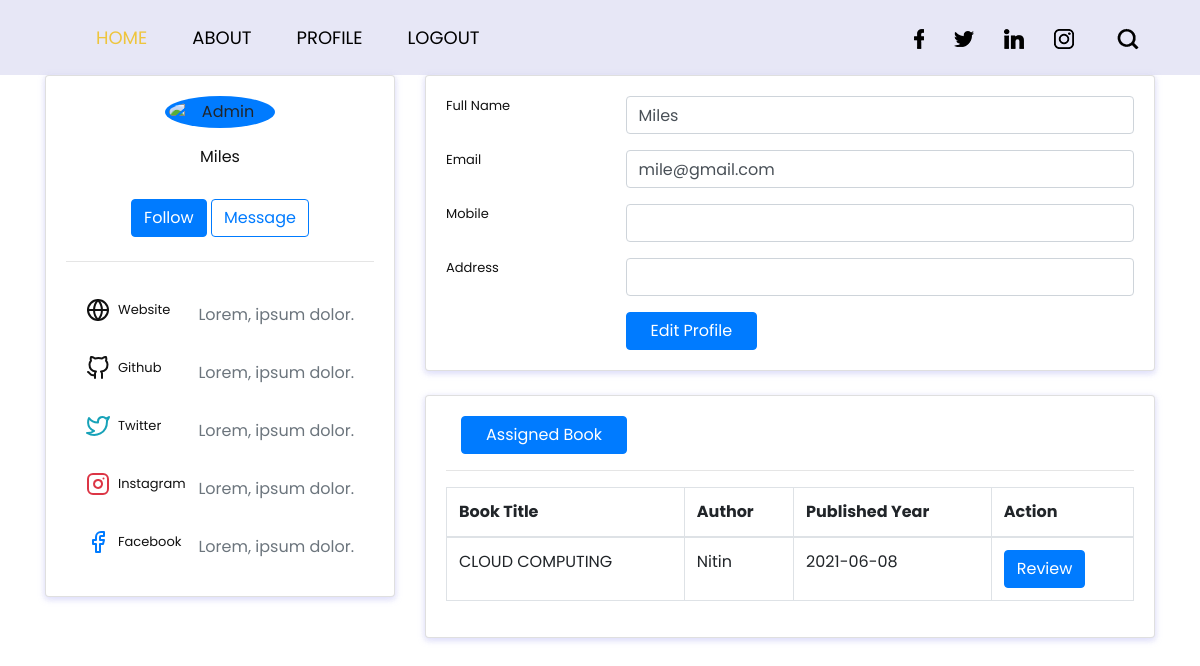
Screenshot of /userprofile.php (signed in) with the database file from the repository.
### tables this page shows
CREATE TABLE `userform` (
  `id` int(11) NOT NULL,
  `username` varchar(255) NOT NULL,
  `email` varchar(255) NOT NULL,
  `image` varchar(255) NOT NULL DEFAULT 'uploads/user.png',
  `password` varchar(255) NOT NULL,
  `cpassword` varchar(255) NOT NULL,
  `mobile` varchar(20) NOT NULL,
  `address` varchar(255) NOT NULL
);

CREATE TABLE `assigned_textbooks` (
  `Assignment_ID` int(11) NOT NULL,
  `User_ID` int(11) NOT NULL,
  `Textbook_ID` int(11) NOT NULL,
  `Assignment_Date` timestamp NOT NULL DEFAULT current_timestamp(),
  `username` varchar(255) NOT NULL,
  `textbook_name` varchar(255) NOT NULL
);

CREATE TABLE `textbooks` (
  `Textbook_ID` int(11) NOT NULL,
  `Title` varchar(255) NOT NULL,
  `Author` varchar(255) NOT NULL,
  `Publisher` varchar(255) NOT NULL,
  `Publication_Date` date NOT NULL,
  `File_Path` varchar(255) NOT NULL,
  `Upload_Date` timestamp NOT NULL DEFAULT current_timestamp(),
  `Uploader_User_ID` int(11) DEFAULT NULL
);

### userprofile.php (the view, shortened to what this page needs)
<?php
$mysqli = new mysqli('localhost', 'root', '', 'mini');
$userId = $_SESSION['id'];
$sql = "SELECT * FROM userform WHERE id = $userId";
$result = $mysqli->query($sql);
if ($result->num_rows > 0) {
  $row = $result->fetch_assoc();
  $username = $row['username'];
  $email = $row['email'];
  $contactInformation = $row['mobile'];
  $address = $row['address'];
}
?>
<!DOCTYPE html>
<html lang="en">
<head>
  <link href="https://cdn.jsdelivr.net/npm/bootstrap@4.5.0/dist/css/bootstrap.min.css" rel="stylesheet">
</head>
<body>
  <?php include 'nav.php' ?>
  <div class="container">
    <div class="main-body">
      <div class="row">
        <div class="col-lg-4">
          <div class="card">
            <div class="card-body">
              <div class="d-flex flex-column align-items-center text-center">
                <img src="https://bootdey.com/img/Content/avatar/avatar6.png" alt="Admin" class="rounded-circle p-1 bg-primary" width="110">
                <div class="mt-3">
                  <h4><?php echo $username; ?></h4>
                  <button class="btn btn-primary">Follow</button>
                  <button class="btn btn-outline-primary">Message</button>
                </div>
              </div>
              <hr class="my-4">
              <ul class="list-group list-group-flush">
                <li class="list-group-item d-flex justify-content-between align-items-center flex-wrap">
                  <h6 class="mb-0">Website</h6>
                  <span class="text-secondary">Lorem, ipsum dolor.</span>
                </li>
                <li class="list-group-item d-flex justify-content-between align-items-center flex-wrap">
                  <h6 class="mb-0">Github</h6>
                  <span class="text-secondary">Lorem, ipsum dolor.</span>
                </li>
                <li class="list-group-item d-flex justify-content-between align-items-center flex-wrap">
                  <h6 class="mb-0">Twitter</h6>
                  <span class="text-secondary">Lorem, ipsum dolor.</span>
                </li>
                <li class="list-group-item d-flex justify-content-between align-items-center flex-wrap">
                  <h6 class="mb-0">Instagram</h6>
                  <span class="text-secondary">Lorem, ipsum dolor.</span>
                </li>
                <li class="list-group-item d-flex justify-content-between align-items-center flex-wrap">
                  <h6 class="mb-0">Facebook</h6>
                  <span class="text-secondary">Lorem, ipsum dolor.</span>
                </li>
              </ul>
            </div>
          </div>
        </div>
        <div class="col-lg-8">
          <div class="card">
            <div class="card-body">
              <div class="row mb-3">
                <div class="col-sm-3">
                  <h6 class="mb-0">Full Name</h6>
                </div>
                <div class="col-sm-9 text-secondary">
                  <input type="text" class="form-control" value="<?php echo $username; ?>">
                </div>
              </div>
              <div class="row mb-3">
                <div class="col-sm-3">
                  <h6 class="mb-0">Email</h6>
                </div>
                <div class="col-sm-9 text-secondary">
                  <input type="text" class="form-control" value="<?php echo $email; ?>">
                </div>
              </div>
              <div class="row mb-3">
                <div class="col-sm-3">
                  <h6 class="mb-0">Mobile</h6>
                </div>
                <div class="col-sm-9 text-secondary">
                  <input type="text" class="form-control" value="<?php echo $contactInformation; ?>">
                </div>
              </div>
              <div class="row mb-3">
                <div class="col-sm-3">
                  <h6 class="mb-0">Address</h6>
                </div>
                <div class="col-sm-9 text-secondary">
                  <input type="text" class="form-control" value="<?php echo $address; ?>">
                </div>
              </div>
              <div class="row">
                <div class="col-sm-3"></div>
                <div class="col-sm-9 text-secondary">
                  <a href="editprofile.php" class="btn btn-primary px-4">Edit Profile</a>
                </div>
              </div>
            </div>
          </div>
          <div class="col-lg-13">
            <div class="card">
              <div class="card-body">
              <div class="col-sm-9 text-secondary">
                  <a href="#" class="btn btn-primary px-4">Assigned Book</a>
                </div>
                <hr>
                <table class="table table-bordered">
                  <thead>
                    <tr>
                      <th>Book Title</th>
                      <th>Author</th>
                      <th>Published Year</th>
                      <th>Action</th>
                    </tr>
                  </thead>
                  <tbody>
                    <?php
                    $mysqli = new mysqli('localhost', 'root', '', 'mini');
                    $userId = $_SESSION['id'];
                    $sql = "SELECT
                          at.Assignment_ID,
                          t.Textbook_ID,
                          t.Title AS book_title,
                          t.Author,
                          t.Publisher,
                          t.Publication_Date,
                          t.File_Path,
                          t.Upload_Date
                          FROM
                            assigned_textbooks at
                          JOIN
                            textbooks t ON at.Textbook_ID = t.Textbook_ID
                          WHERE
                          at.User_ID = $userId";
                    $result = $mysqli->query($sql);
                    if ($result->num_rows > 0) {
                      while ($row = $result->fetch_assoc()) {
                        $bookTitle = $row['book_title'];
                        $author = $row['Author'];
                        $publishedYear = $row['Publication_Date'];
                        $textbookID = $row['Textbook_ID'];
                        $file_path = $row['File_Path'];
                        echo "<tr>";
                        echo "<td>$bookTitle</td>";
                        echo "<td>$author</td>";
                        echo "<td>$publishedYear</td>";
                        echo "<td><a href='view_ebook.php?textbook_id=$textbookID&file_path=$file_path' class='btn btn-primary'>Review</a></td>";
                        echo "</tr>";
                      }
                    } else {
                      echo "<tr><td colspan='3'>No assigned books found.</td></tr>";
                    }
                    ?>
                  </tbody>
                </table>
              </div>
            </div>
          </div>
        </div>
      </div>
    </div>
  </div>
</body>
</html>

### css/style.css (style rules this page uses)
* { box-sizing: border-box !important; transition: ease all 0.5s; }
html { scroll-behavior: smooth; }
body { color: #666666; font-size: 14px; font-family: 'Poppins', sans-serif; line-height: 1.80857; font-weight: normal; overflow-x: hidden; }
a { color: #1f1f1f; text-decoration: none !important; outline: none !important; -webkit-transition: all .3s ease-in-out; -moz-transition: all .3s ease-in-out; -ms-transition: all .3s ease-in-out; -o-transition: all .3s ease-in-out; transition: all .3s ease-in-out; }
h1, h2, h3, h4, h5, h6 { letter-spacing: 0; font-weight: normal; position: relative; padding: 0 0 10px 0; font-weight: normal; line-height: normal; color: #111111; margin: 0 }
h4 { font-size: 16px }
h6 { font-size: 13px }
*, *::after, *::before { -webkit-box-sizing: border-box; -moz-box-sizing: border-box; box-sizing: border-box; }
ul, li, ol { margin: 0px; padding: 0px; list-style: none; }
a { color: #222222; text-decoration: none; outline: none !important; }
a, .btn { text-decoration: none !important; outline: none !important; -webkit-transition: all .3s ease-in-out; -moz-transition: all .3s ease-in-out; -ms-transition: all .3s ease-in-out; -o-transition: all .3s ease-in-out; transition: all .3s ease-in-out; }
img { max-width: 100%; height: auto; }
button { border: 0; margin: 0; padding: 0; cursor: pointer; }

### userprofile.php (style rules this page uses)
body { background: #f7f7ff; margin-top: 20px; }
.card { position: relative; display: flex; flex-direction: column; min-width: 0; word-wrap: break-word; background-color: #fff; background-clip: border-box; border: 0 solid transparent; border-radius: .25rem; margin-bottom: 1.5rem; box-shadow: 0 2px 6px 0 rgb(218 218 253 / 65%), 0 2px 6px 0 rgb(206 206 238 / 54%); }
.me-2 { margin-right: .5rem !important; }

### rows the page displays
userform: username "Miles", email "mile@gmail.com"
assigned_textbooks: Textbook_ID.Title "CLOUD COMPUTING", Textbook_ID.Author "Nitin", Textbook_ID.Publication_Date "2021-06-08"
